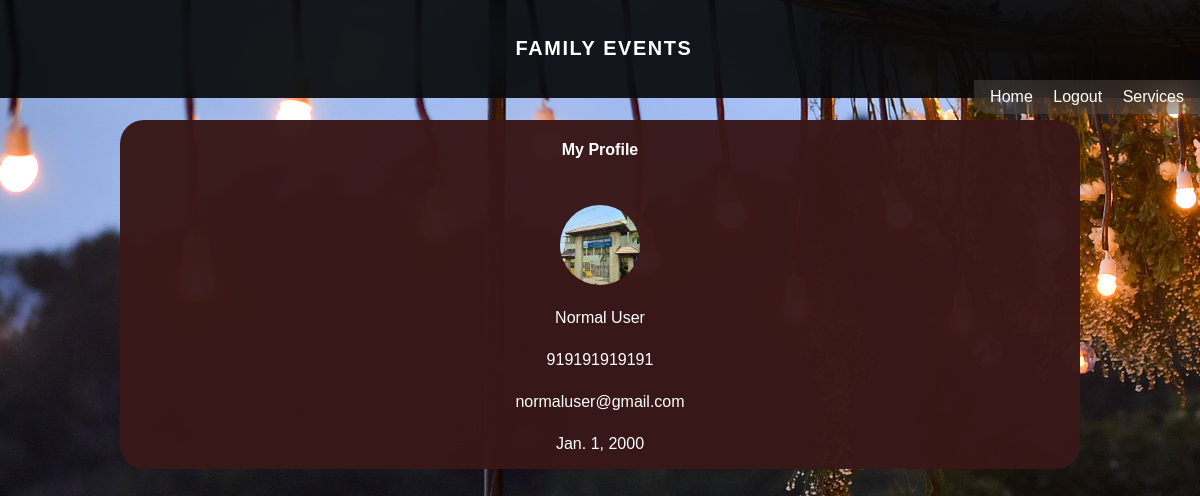
Page /profile/ (signed in) on the committed database.
### users/models.py (models this page shows)
class UserProfile(models.Model):
    user=models.OneToOneField(User,on_delete=models.CASCADE,related_name='user_profile')
    dob=models.DateField()
    whatsapp_number=models.CharField(max_length=10)
    dp_image=models.ImageField(upload_to='media/dp/',null=True)
    role=models.IntegerField(default=0)

### users/views.py (the view)
# urls.py: path('profile/',views.view_profile,name='viewprofile')
@login_required
def view_profile(request):
    user_profile = UserProfile.objects.get(user=request.user)
    return render(request, 'profile.html',{'user_profile':user_profile})

### templates/profile.html (shortened to what this page needs)
<!DOCTYPE html>
<html lang="en">
<head>
    {% load static %}
    <title>Home</title><link rel="stylesheet" href="{% static 'css/styles.css' %}">
</head>
<body>
    <section class="nav-bar">
        <div class="logo">
            <h5>FAMILY EVENTS</h5>
        </div>
        </section>
        <section class="nav-bar-small" id="nav-bar-small">
            <div class="navs">
            <a href="{% url 'homepage' %}">Home</a>
            <a href="{% url 'logout' %}">Logout</a>
            <a href="">Services</a>
            </div>
         </section>
         <div class="outer">
         <div class="profile-outer-box">
            <h4>My Profile</h4>
            <div class="name-and-dp">
                <img src="{{ user_profile.dp_image.url }}" alt="" srcset="">
                <span>{{ user_profile.user.first_name }} {{ user_profile.user.last_name }}</span>
            </div>
            <span class="wp-number">{{ user_profile.whatsapp_number }}</span>
            <span>{{ user_profile.user.email }}</span>
            <span>{{ user_profile.dob}}</span>
         </div>
         </div>
</body>
</html>

### static/css/styles.css (style rules this page uses)
body,html { max-width: 100%; max-height: 100%; margin: 0; font-family: Arial, Helvetica, sans-serif; display: flex; flex-direction: column; }
.nav-bar { display: flex; justify-content: center; padding: 0.5vh; align-items: center; background-color: rgba(0, 0, 0, 0.877); backdrop-filter: blur(40px); color: white; position: fixed; width: 100%; z-index: 99; }
.logo { font-size: 3vh; letter-spacing: 0.2vh; }
.nav-bar-small { z-index: 99; width: 100%; display: flex; justify-content: end; position: fixed; top: 10vh; }
.navs { background-color: rgba(156, 156, 156, 0.178); backdrop-filter: blur(20px); padding: 1vh; border-bottom-left-radius: 2vh; }
.navs a { text-decoration: none; color: rgb(255, 255, 255); padding: 1vh; }

### rows in the picture
UserProfile: dp_image (picture), user.first_name "Normal", user.last_name "User", whatsapp_number "919191919191", user.email "normaluser@gmail.com", dob "Jan. 1, 2000"
